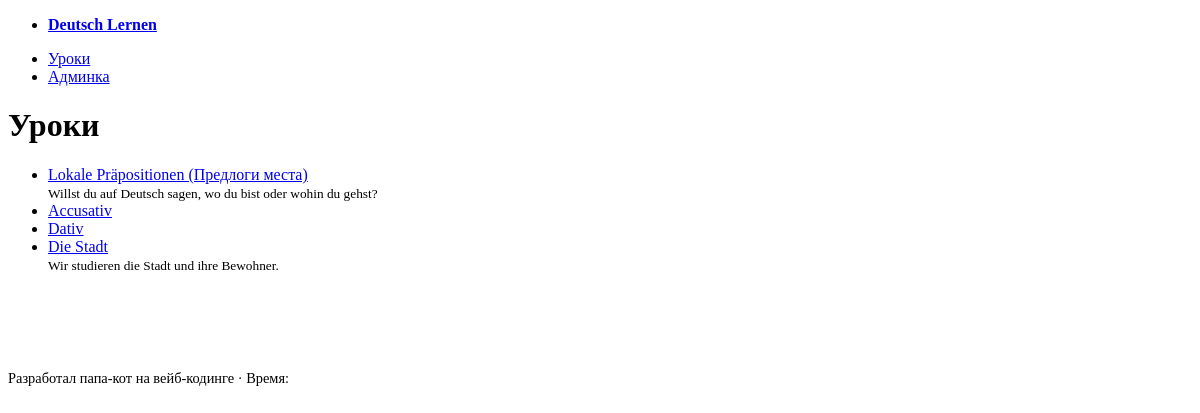
The app's page /lessons/, older data.
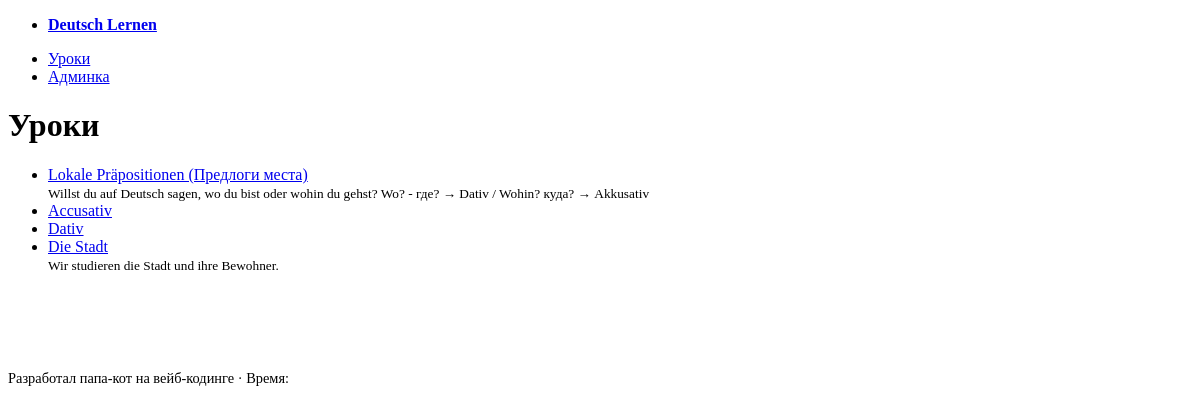
The same page, newer data.
### courses/models.py (models this page shows, shortened)
class Lesson(models.Model):
    title = models.CharField("Название урока", max_length=150)
    slug = models.SlugField(
        "Слаг", max_length=160, unique=True, blank=True,
        help_text="Автоматически генерируется из названия, если не указать вручную."
    )
    description = models.TextField("Краткое описание", blank=True)
    TEMPLATE_CHOICES = [
        ("lesson_table.html", "С таблицей"),
        ("lesson_text.html", "Только текст"),
        ("lesson_custom.html", "Кастомный шаблон"),
    ]
    template_name = models.CharField(
        "Шаблон",
        max_length=100,
        choices=TEMPLATE_CHOICES,
        default="lesson_text.html"
    )
    published = models.BooleanField("Опубликован", default=True)
    created_at = models.DateTimeField("Дата создания", auto_now_add=True)
    class Meta:
        ordering = ["-created_at"]  # последние уроки первыми
        verbose_name = "Урок"
        verbose_name_plural = "Уроки"

### courses/views.py (the view)
# urls.py: path("lessons/", views.lesson_list, name="lesson_list"),
def lesson_list(request):
    lessons = Lesson.objects.filter(published=True)
    return render(request, "courses/lesson_list.html", {"lessons": lessons})

### courses/templates/courses/lesson_list.html (shortened to what this page needs)
{% extends "base.html" %}
{% block content %}
  <h1>Уроки</h1>
  <ul>
    {% for lesson in lessons %}
      <li>
        <a href="{% url 'courses:lesson_detail' slug=lesson.slug %}">{{ lesson.title }}</a>
        {% if lesson.description %}<br><small>{{ lesson.description }}</small>{% endif %}
      </li>
    {% empty %}
      <li>Ещё нет уроков.</li>
    {% endfor %}
  </ul>
{% endblock %}

Row changes from the older to the newer data that the page shows:
changed Lesson "Lokale Präpositionen (Предлоги места)": description "Willst du auf Deutsch sagen, wo du bist oder wohin du gehst?" → "Willst du auf Deutsch sagen, wo du bist oder wohin du gehst? Wo? - где? → Dativ / Wohin? куда? → Akkusativ"
